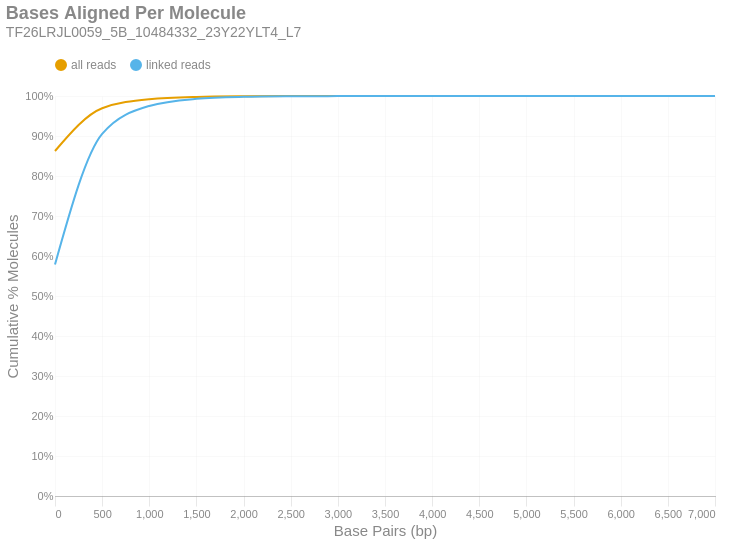

Source (notebook cell):
### Markdown cell above
### Bases Aligned Per Molecule
This is a cumulative frequency distribution showing the number of base pairs aligned per unique molecule. These data are shown in 500 bp bins. There are two distributions: one with `all reads` (yellow) and another with only `linked reads` (blue). The percent of molecules in the `linked reads` distribution is relative to the total number of linked molecules.

### Code cell
if SKIPLR:
    print_html(f"Skipped")
else:
    binned_df = consolidated_hist(valids['aligned_bp'], mask, 500, True)
    with SafeRender(binned_df):
        (
            density_plot(binned_df, 'Bases Aligned Per Molecule', samplename, 'basesper')
            .encode(
                x=alt.X('bin:Q', title="Base Pairs (bp)").axis(tickMinStep=500).scale(padding=0),
                y=alt.Y('value:Q', title='Cumulative % Molecules')
                    .axis(format='%')
                    .scale(domain = [0,1])
                    .stack(False),
                color=alt.Color("key:N").scale(domain = ["all reads", "linked reads"]),
                tooltip = [
                    alt.Tooltip("key:N", title = "Data Type"),
                    alt.Tooltip("range_label:N", title="Bases Aligned Per Molecule"),
                    alt.Tooltip("value:Q", format = ".2%", title="% Molecules (Cum.)")
                ]
            )
        ).display()

### Figure 1 — Vega-Lite specification as saved in the notebook (floating-point values rounded to 4 significant figures)
{"width": "container", "height": 400, "config": {"title": {"anchor": "start", "dy": -15, "fontSize": 18, "color": "#888888", "subtitleColor": "#888888", "subtitleFontSize": 14}, "arc": {"fill": "#0072B2"}, "axis": {"domainColor": "#888888", "domainWidth": 0.5, "gridWidth": 0.2, "grid": false, "titleFontWeight": 400, "titleFontSize": 15, "labelFontSize": 11, "labelColor": "#888888", "tickColor": "#888888", "tickWidth": 0.2, "titleColor": "#888888"}, "axisBand": {"grid": false}, "axisX": {"grid": true, "tickSize": 10, "domainCap": "round"}, "axisY": {"domain": false, "grid": true, "tickSize": 0, "domainCap": "round"}, "background": "transparent", "header": {"labelFontSize": 15, "labelColor": "#888888", "titleFontSize": 15, "titleFontWeight": 600, "titleColor": "#888888"}, "legend": {"labelFont": "sans-serif", "labelFontSize": 12, "labelColor": "#888888", "symbolSize": 100, "symbolType": "circle", "titleFontSize": 12, "titlePadding": 10, "titleColor": "#888888", "title": null, "orient": "top"}, "range": {"category": ["#E69F00", "#56B4E9", "#009E73", "#F0E442", "#0072B2", "#D55E00", "#CC79A7", "#000000"], "diverging": ["#cfe8f3", "#a2d4ec", "#73bfe2", "#46abdb", "#1696d2", "#12719e"]}, "area": {"fill": "#0072B2", "fillOpacity": 0.7, "line": true, "strokeOpacity": 0.7}, "line": {"color": "#0072B2", "stroke": "#0072B2", "strokeWidth": 2}, "trail": {"color": "#0072B2", "stroke": "#0072B2", "strokeWidth": 0, "size": 1}, "point": {"filled": true, "fillOpacity": 1.0, "size": 95}, "text": {"color": "#888888", "fontSize": 11, "align": "right", "fontWeight": 400, "size": 11}, "bar": {"fill": "#0072B2", "stroke": null}, "view": {"stroke": null, "continuousWidth": 660, "continuousHeight": 400}}, "data": {"name": "data-e9fa2fc019bb3f420b09de0c5f487eaa"}, "mark": {"type": "line", "interpolate": "monotone", "point": {"opacity": 0, "size": 275}}, "encoding": {"color": {"field": "key", "scale": {"domain": ["all reads", "linked reads"]}, "type": "nominal"}, "tooltip": [{"field": "key", "title": "Data Type", "type": "nominal"}, {"field": "range_label", "title": "Bases Aligned Per Molecule", "type": "nominal"}, {"field": "value", "format": ".2%", "title": "% Molecules (Cum.)", "type": "quantitative"}], "x": {"axis": {"tickMinStep": 500}, "field": "bin", "scale": {"padding": 0}, "title": "Base Pairs (bp)", "type": "quantitative"}, "y": {"axis": {"format": "%"}, "field": "value", "scale": {"domain": [0, 1]}, "stack": false, "title": "Cumulative % Molecules", "type": "quantitative"}}, "params": [{"name": "param_c36ac31b6afebe62", "select": {"type": "point", "fields": ["key"]}, "bind": "legend"}], "title": {"text": "Bases Aligned Per Molecule", "subtitle": "TF26LRJL0059_5B_10484332_23Y22YLT4_L7"}, "transform": [{"fold": ["all reads (cumsum)", "linked reads (cumsum)"]}, {"calculate": "replace(datum.key, ' (cumsum)', '')", "as": "key"}, {"filter": {"param": "param_c36ac31b6afebe62"}}], "usermeta": {"embedOptions": {"downloadFileName": "TF26LRJL0059_5B_10484332_23Y22YLT4_L7.basesper"}}, "$schema": "https://vega.github.io/schema/vega-lite/v6.4.1.json", "datasets": {"data-e9fa2fc019bb3f420b09de0c5f487eaa": [{"bin": "0.0", "interval": "0.0-500.0", "all reads": 0.8625, "linked reads": 0.5788, "all reads (cumsum)": 0.8625, "linked reads (cumsum)": 0.5788, "range_label": "0-499"}, {"bin": "500.0", "interval": "500.0-1000.0", "all reads": 0.1069, "linked reads": 0.3265, "all reads (cumsum)": 0.9694, "linked reads (cumsum)": 0.9053, "range_label": "500-999"}, {"bin": "1000.0", "interval": "1000.0-1500.0", "all reads": 0.02259, "linked reads": 0.06984, "all reads (cumsum)": 0.992, "linked reads (cumsum)": 0.9752, "range_label": "1000-1499"}, {"bin": "1500.0", "interval": "1500.0-2000.0", "all reads": 0.005701, "linked reads": 0.01768, "all reads (cumsum)": 0.9977, "linked reads (cumsum)": 0.9929, "range_label": "1500-1999"}, {"bin": "2000.0", "interval": "2000.0-2500.0", "all reads": 0.001609, "linked reads": 0.004994, "all reads (cumsum)": 0.9993, "linked reads (cumsum)": 0.9979, "range_label": "2000-2499"}, {"bin": "2500.0", "interval": "2500.0-3000.0", "all reads": 0.000466, "linked reads": 0.001447, "all reads (cumsum)": 0.9998, "linked reads (cumsum)": 0.9993, "range_label": "2500-2999"}, {"bin": "3000.0", "interval": "3000.0-3500.0", "all reads": 0.0001358, "linked reads": 0.0004217, "all reads (cumsum)": 0.9999, "linked reads (cumsum)": 0.9997, "range_label": "3000-3499"}, {"bin": "3500.0", "interval": "3500.0-4000.0", "all reads": 4.938e-05, "linked reads": 0.0001533, "all reads (cumsum)": 1.0, "linked reads (cumsum)": 0.9999, "range_label": "3500-3999"}, {"bin": "4000.0", "interval": "4000.0-4500.0", "all reads": 2.27e-05, "linked reads": 7.048e-05, "all reads (cumsum)": 1.0, "linked reads (cumsum)": 1.0, "range_label": "4000-4499"}, {"bin": "4500.0", "interval": "4500.0-5000.0", "all reads": 8.363e-06, "linked reads": 2.597e-05, "all reads (cumsum)": 1.0, "linked reads (cumsum)": 1.0, "range_label": "4500-4999"}, {"bin": "5000.0", "interval": "5000.0-5500.0", "all reads": 3.584e-06, "linked reads": 1.113e-05, "all reads (cumsum)": 1.0, "linked reads (cumsum)": 1.0, "range_label": "5000-5499"}, {"bin": "5500.0", "interval": "5500.0-6000.0", "all reads": 7.965e-07, "linked reads": 2.473e-06, "all reads (cumsum)": 1.0, "linked reads (cumsum)": 1.0, "range_label": "5500-5999"}, {"bin": "6000.0", "interval": "6000.0-6500.0", "all reads": 0.0, "linked reads": 0.0, "all reads (cumsum)": 1.0, "linked reads (cumsum)": 1.0, "range_label": "6000-6499"}, {"bin": "6500.0", "interval": "6500.0-7000.0", "all reads": 0.0, "linked reads": 0.0, "all reads (cumsum)": 1.0, "linked reads (cumsum)": 1.0, "range_label": "6500-6999"}, {"bin": "7000.0", "interval": "7000.0-7500.0", "all reads": 3.983e-07, "linked reads": 1.237e-06, "all reads (cumsum)": 1.0, "linked reads (cumsum)": 1.0, "range_label": "7000-7499"}]}}
